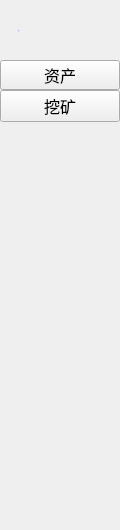
<?xml version="1.0" encoding="UTF-8"?>
<ui version="4.0">
 <class>FunctionAccountWidget</class>
 <widget class="QWidget" name="FunctionAccountWidget">
  <property name="geometry">
   <rect>
    <x>0</x>
    <y>0</y>
    <width>120</width>
    <height>530</height>
   </rect>
  </property>
  <property name="minimumSize">
   <size>
    <width>120</width>
    <height>530</height>
   </size>
  </property>
  <property name="maximumSize">
   <size>
    <width>120</width>
    <height>530</height>
   </size>
  </property>
  <property name="windowTitle">
   <string>Form</string>
  </property>
  <layout class="QVBoxLayout" name="verticalLayout"/>
  <widget class="QLabel" name="label_normal">
   <property name="geometry">
    <rect>
     <x>0</x>
     <y>0</y>
     <width>120</width>
     <height>60</height>
    </rect>
   </property>
   <property name="font">
    <font>
     <family>Microsoft YaHei UI Light</family>
     <pointsize>-1</pointsize>
     <weight>50</weight>
     <italic>false</italic>
     <bold>false</bold>
    </font>
   </property>
   <property name="styleSheet">
    <string notr="true">color: #A6B9FF;
font: 16px &quot;Microsoft YaHei UI Light&quot;;
padding-left: 18px;</string>
   </property>
   <property name="text">
    <string>账户</string>
   </property>
   <property name="alignment">
    <set>Qt::AlignLeading|Qt::AlignLeft|Qt::AlignVCenter</set>
   </property>
  </widget>
  <widget class="QToolButton" name="toolButton_asset">
   <property name="geometry">
    <rect>
     <x>0</x>
     <y>60</y>
     <width>120</width>
     <height>30</height>
    </rect>
   </property>
   <property name="font">
    <font>
     <pointsize>12</pointsize>
    </font>
   </property>
   <property name="text">
    <string>资产</string>
   </property>
  </widget>
  <widget class="QToolButton" name="toolButton_miner">
   <property name="geometry">
    <rect>
     <x>0</x>
     <y>90</y>
     <width>120</width>
     <height>32</height>
    </rect>
   </property>
   <property name="font">
    <font>
     <pointsize>12</pointsize>
    </font>
   </property>
   <property name="text">
    <string>挖矿</string>
   </property>
  </widget>
 </widget>
 <resources/>
 <connections/>
</ui>
